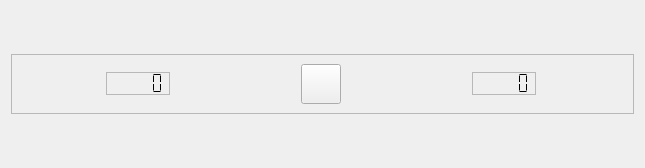
<?xml version="1.0" encoding="UTF-8"?>
<ui version="4.0">
 <class>TopWidget</class>
 <widget class="QWidget" name="TopWidget">
  <property name="geometry">
   <rect>
    <x>0</x>
    <y>0</y>
    <width>645</width>
    <height>168</height>
   </rect>
  </property>
  <property name="sizePolicy">
   <sizepolicy hsizetype="Minimum" vsizetype="Fixed">
    <horstretch>0</horstretch>
    <verstretch>0</verstretch>
   </sizepolicy>
  </property>
  <property name="windowTitle">
   <string>Form</string>
  </property>
  <layout class="QVBoxLayout" name="verticalLayout">
   <item alignment="Qt::AlignVCenter">
    <widget class="QFrame" name="frame">
     <property name="sizePolicy">
      <sizepolicy hsizetype="Minimum" vsizetype="Fixed">
       <horstretch>0</horstretch>
       <verstretch>0</verstretch>
      </sizepolicy>
     </property>
     <property name="minimumSize">
      <size>
       <width>0</width>
       <height>50</height>
      </size>
     </property>
     <property name="frameShape">
      <enum>QFrame::StyledPanel</enum>
     </property>
     <property name="frameShadow">
      <enum>QFrame::Raised</enum>
     </property>
     <layout class="QHBoxLayout" name="horizontalLayout">
      <property name="sizeConstraint">
       <enum>QLayout::SetNoConstraint</enum>
      </property>
      <item>
       <widget class="QLCDNumber" name="lcdTime">
        <property name="sizePolicy">
         <sizepolicy hsizetype="Fixed" vsizetype="Fixed">
          <horstretch>0</horstretch>
          <verstretch>0</verstretch>
         </sizepolicy>
        </property>
        <property name="font">
         <font>
          <weight>50</weight>
          <bold>false</bold>
          <kerning>true</kerning>
         </font>
        </property>
        <property name="frameShape">
         <enum>QFrame::StyledPanel</enum>
        </property>
        <property name="frameShadow">
         <enum>QFrame::Sunken</enum>
        </property>
        <property name="mode">
         <enum>QLCDNumber::Dec</enum>
        </property>
        <property name="segmentStyle">
         <enum>QLCDNumber::Flat</enum>
        </property>
       </widget>
      </item>
      <item>
       <spacer name="horizontalSpacer">
        <property name="orientation">
         <enum>Qt::Horizontal</enum>
        </property>
        <property name="sizeType">
         <enum>QSizePolicy::Minimum</enum>
        </property>
        <property name="sizeHint" stdset="0">
         <size>
          <width>40</width>
          <height>20</height>
         </size>
        </property>
       </spacer>
      </item>
      <item>
       <widget class="QPushButton" name="pushButton">
        <property name="sizePolicy">
         <sizepolicy hsizetype="Fixed" vsizetype="Fixed">
          <horstretch>0</horstretch>
          <verstretch>0</verstretch>
         </sizepolicy>
        </property>
        <property name="minimumSize">
         <size>
          <width>40</width>
          <height>40</height>
         </size>
        </property>
        <property name="maximumSize">
         <size>
          <width>40</width>
          <height>40</height>
         </size>
        </property>
        <property name="layoutDirection">
         <enum>Qt::LeftToRight</enum>
        </property>
        <property name="text">
         <string/>
        </property>
        <property name="flat">
         <bool>false</bool>
        </property>
       </widget>
      </item>
      <item>
       <spacer name="horizontalSpacer_2">
        <property name="orientation">
         <enum>Qt::Horizontal</enum>
        </property>
        <property name="sizeType">
         <enum>QSizePolicy::Minimum</enum>
        </property>
        <property name="sizeHint" stdset="0">
         <size>
          <width>40</width>
          <height>20</height>
         </size>
        </property>
       </spacer>
      </item>
      <item>
       <widget class="QLCDNumber" name="lcdMine">
        <property name="sizePolicy">
         <sizepolicy hsizetype="Fixed" vsizetype="Fixed">
          <horstretch>0</horstretch>
          <verstretch>0</verstretch>
         </sizepolicy>
        </property>
        <property name="frameShape">
         <enum>QFrame::StyledPanel</enum>
        </property>
        <property name="frameShadow">
         <enum>QFrame::Sunken</enum>
        </property>
        <property name="segmentStyle">
         <enum>QLCDNumber::Flat</enum>
        </property>
       </widget>
      </item>
     </layout>
    </widget>
   </item>
  </layout>
 </widget>
 <resources/>
 <connections/>
</ui>
